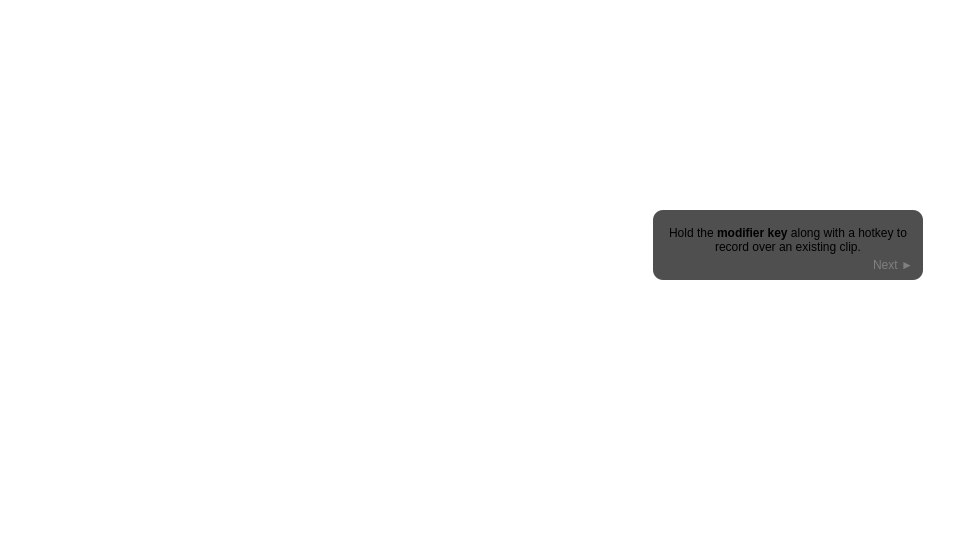
  <widget class="QGroupBox" name="slide_09">
   <property name="geometry">
    <rect>
     <x>960</x>
     <y>0</y>
     <width>960</width>
     <height>540</height>
    </rect>
   </property>
   <property name="styleSheet">
    <string notr="true">background: transparent;
border: 0px;</string>
   </property>
   <property name="title">
    <string/>
   </property>
   <widget class="QGroupBox" name="instruction_09">
    <property name="geometry">
     <rect>
      <x>653</x>
      <y>210</y>
      <width>270</width>
      <height>70</height>
     </rect>
    </property>
    <property name="styleSheet">
     <string notr="true">QGroupBox { background: #B0000000; border-radius: 10px; }</string>
    </property>
    <property name="title">
     <string/>
    </property>
    <widget class="QPushButton" name="next_09">
     <property name="geometry">
      <rect>
       <x>210</x>
       <y>45</y>
       <width>60</width>
       <height>20</height>
      </rect>
     </property>
     <property name="styleSheet">
      <string notr="true">QPushButton { color: #808080; }
QPushButton:hover { color: #C0C0C0; }</string>
     </property>
     <property name="text">
      <string>Next ►</string>
     </property>
    </widget>
    <widget class="QLabel" name="label_09">
     <property name="geometry">
      <rect>
       <x>10</x>
       <y>10</y>
       <width>250</width>
       <height>40</height>
      </rect>
     </property>
     <property name="text">
      <string>&lt;html&gt;&lt;head/&gt;&lt;body&gt;&lt;p&gt;Hold the &lt;span style=&quot; font-weight:700;&quot;&gt;modifier key&lt;/span&gt; along with a hotkey to record over an existing clip.&lt;/p&gt;&lt;/body&gt;&lt;/html&gt;</string>
     </property>
     <property name="alignment">
      <set>Qt::AlignCenter</set>
     </property>
     <property name="wordWrap">
      <bool>true</bool>
     </property>
    </widget>
    <zorder>label_09</zorder>
    <zorder>next_09</zorder>
   </widget>
  </widget>
